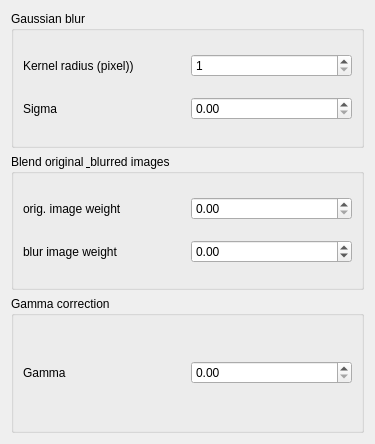
<?xml version="1.0" encoding="UTF-8"?>
<ui version="4.0">
 <class>VisualFilterDialog</class>
 <widget class="QDialog" name="VisualFilterDialog">
  <property name="geometry">
   <rect>
    <x>0</x>
    <y>0</y>
    <width>375</width>
    <height>444</height>
   </rect>
  </property>
  <property name="sizePolicy">
   <sizepolicy hsizetype="Minimum" vsizetype="Minimum">
    <horstretch>0</horstretch>
    <verstretch>0</verstretch>
   </sizepolicy>
  </property>
  <property name="minimumSize">
   <size>
    <width>0</width>
    <height>0</height>
   </size>
  </property>
  <property name="maximumSize">
   <size>
    <width>16777215</width>
    <height>16777215</height>
   </size>
  </property>
  <property name="windowTitle">
   <string>Visual Filter Settings</string>
  </property>
  <property name="windowIcon">
   <iconset resource="../calibrationtool_resources.qrc">
    <normaloff>:/images/resource-files/icons/XMALab-Icon.png</normaloff>:/images/resource-files/icons/XMALab-Icon.png</iconset>
  </property>
  <property name="modal">
   <bool>false</bool>
  </property>
  <layout class="QGridLayout" name="gridLayout_2">
   <property name="sizeConstraint">
    <enum>QLayout::SetDefaultConstraint</enum>
   </property>
   <item row="1" column="0">
    <widget class="QGroupBox" name="groupBox_2">
     <property name="title">
      <string>Blend original &amp; blurred images</string>
     </property>
     <layout class="QGridLayout" name="gridLayout_3">
      <item row="0" column="0">
       <widget class="QLabel" name="label_3">
        <property name="text">
         <string>orig. image weight</string>
        </property>
       </widget>
      </item>
      <item row="1" column="0">
       <widget class="QLabel" name="label_4">
        <property name="text">
         <string>blur image weight</string>
        </property>
       </widget>
      </item>
      <item row="0" column="1">
       <widget class="QDoubleSpinBox" name="doubleSpinBox_img_wt">
        <property name="singleStep">
         <double>0.100000000000000</double>
        </property>
       </widget>
      </item>
      <item row="1" column="1">
       <widget class="QDoubleSpinBox" name="doubleSpinBox_blur_wt">
        <property name="minimum">
         <double>-99.989999999999995</double>
        </property>
        <property name="singleStep">
         <double>0.100000000000000</double>
        </property>
       </widget>
      </item>
     </layout>
    </widget>
   </item>
   <item row="0" column="0">
    <widget class="QGroupBox" name="groupBox">
     <property name="sizePolicy">
      <sizepolicy hsizetype="Preferred" vsizetype="Preferred">
       <horstretch>0</horstretch>
       <verstretch>0</verstretch>
      </sizepolicy>
     </property>
     <property name="title">
      <string>Gaussian blur</string>
     </property>
     <layout class="QGridLayout" name="gridLayout_4">
      <property name="sizeConstraint">
       <enum>QLayout::SetDefaultConstraint</enum>
      </property>
      <item row="0" column="0">
       <widget class="QLabel" name="label">
        <property name="text">
         <string>Kernel radius (pixel))</string>
        </property>
       </widget>
      </item>
      <item row="0" column="1">
       <widget class="QSpinBox" name="spinBox_krad">
        <property name="minimum">
         <number>1</number>
        </property>
       </widget>
      </item>
      <item row="1" column="0">
       <widget class="QLabel" name="label_2">
        <property name="text">
         <string>Sigma</string>
        </property>
       </widget>
      </item>
      <item row="1" column="1">
       <widget class="QDoubleSpinBox" name="doubleSpinBox_gsigma">
        <property name="singleStep">
         <double>0.100000000000000</double>
        </property>
       </widget>
      </item>
     </layout>
    </widget>
   </item>
   <item row="2" column="0">
    <widget class="QGroupBox" name="groupBox_3">
     <property name="title">
      <string>Gamma correction</string>
     </property>
     <layout class="QGridLayout" name="gridLayout">
      <item row="0" column="0">
       <widget class="QLabel" name="label_5">
        <property name="text">
         <string>Gamma</string>
        </property>
       </widget>
      </item>
      <item row="0" column="1">
       <widget class="QDoubleSpinBox" name="doubleSpinBox_gamma">
        <property name="singleStep">
         <double>0.100000000000000</double>
        </property>
       </widget>
      </item>
     </layout>
    </widget>
   </item>
  </layout>
 </widget>
 <resources>
  <include location="../calibrationtool_resources.qrc"/>
  <include location="../calibrationtool_resources.qrc"/>
 </resources>
 <connections/>
</ui>
